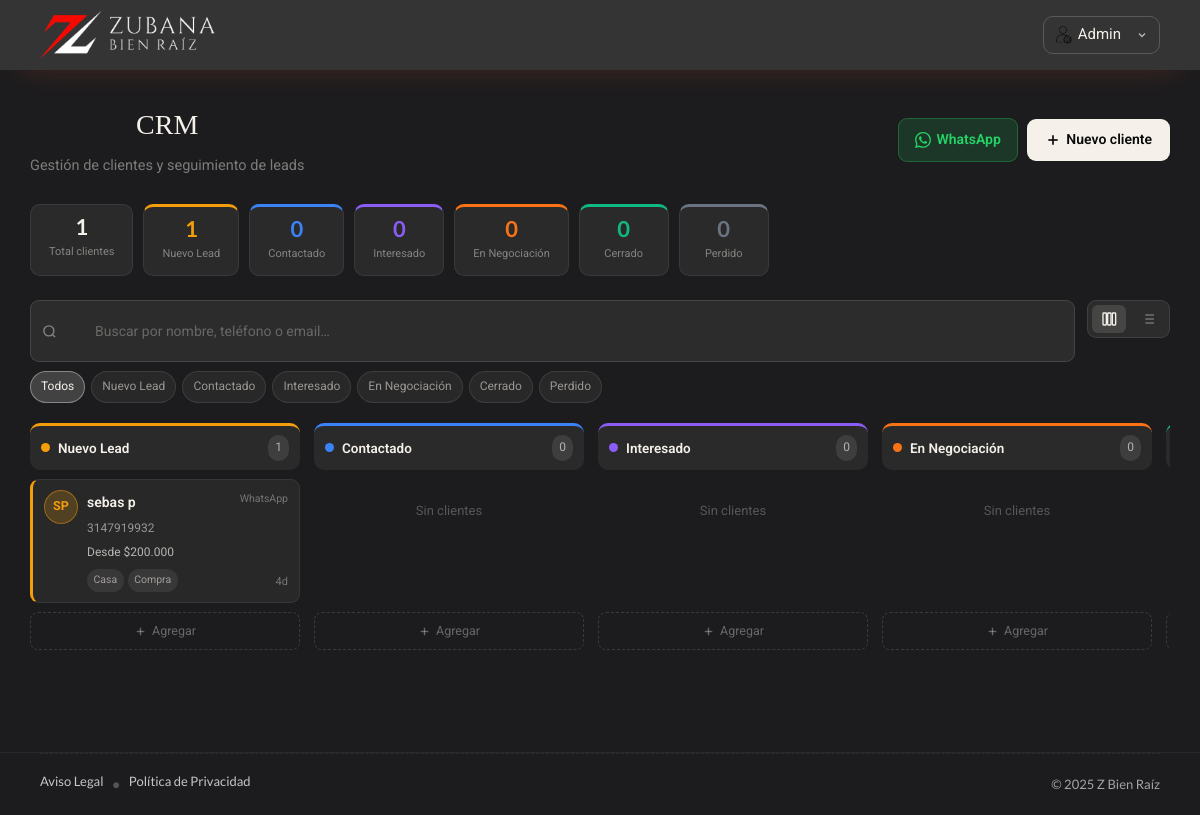
Page /crm (signed in) on the committed database.
### tables this page shows
CREATE TABLE `clientes` (
  `id` int unsigned NOT NULL AUTO_INCREMENT,
  `nombre` varchar(100) NOT NULL,
  `apellido` varchar(100) NOT NULL DEFAULT '',
  `telefono` varchar(25) NOT NULL DEFAULT '',
  `email` varchar(150) NOT NULL DEFAULT '',
  `ciudad` varchar(100) NOT NULL DEFAULT '',
  `presupuesto_min` bigint unsigned NOT NULL DEFAULT '0',
  `presupuesto_max` bigint unsigned NOT NULL DEFAULT '0',
  `tipo_busqueda` enum('Compra','Arriendo','Ambos') NOT NULL DEFAULT 'Compra',
  `tipo_propiedad` varchar(100) NOT NULL DEFAULT '',
  `fuente` enum('Web','WhatsApp','Instagram','Facebook','TikTok','Referido','Llamada','Otro') NOT NULL DEFAULT 'Otro',
  `estado` enum('nuevo','contactado','interesado','negociacion','cerrado','perdido') NOT NULL DEFAULT 'nuevo',
  `notas` text,
  `created_at` timestamp NOT NULL DEFAULT CURRENT_TIMESTAMP,
  `updated_at` timestamp NOT NULL DEFAULT CURRENT_TIMESTAMP ON UPDATE CURRENT_TIMESTAMP,
  PRIMARY KEY (`id`)
);

### controllers/CrmController.php (called while the page is built, shortened)
<?php
class CrmController {
    private static function getFlash(string $key): ?string {
        $msg = $_SESSION[$key] ?? null;
        return $msg;
    }
    public static function index(Router $router): void {
        $q      = trim($_GET['q']      ?? '');
        $estado = trim($_GET['estado'] ?? '');
        $vista  = in_array($_GET['vista'] ?? '', ['pipeline', 'lista']) ? $_GET['vista'] : 'pipeline';
        $clientes      = Cliente::buscar($q, $estado);
        $porEstado     = Cliente::porEstado();
        $conteo        = Cliente::contarPorEstado();
        $totalClientes = array_sum($conteo);
        $etapas        = Cliente::etapas();
        $router->render('crm/index', [
            'clientes'      => $clientes,
            'porEstado'     => $porEstado,
            'conteo'        => $conteo,
            'totalClientes' => $totalClientes,
            'etapas'        => $etapas,
            'q'             => $q,
            'estadoFiltro'  => $estado,
            'vista'         => $vista,
            'exito'         => self::getFlash('crm_exito'),
            'error'         => self::getFlash('crm_error'),
        ]);
    }
}

### public/index.php (called while the page is built, shortened)
<?php
$router = new Router();
$router->get('/', [PaginaController::class, 'index']);
$router->get('/propiedad', [PaginaController::class, 'propiedad']);
$router->get('/tipo-propiedad', [PropiedadController::class, 'tipoPropiedad']);
$router->get('/propiedades/crear-casa', [PropiedadController::class, 'crearCasa']);
$router->post('/propiedades/crear-casa', [PropiedadController::class, 'crearCasa']);
$router->get('/propiedades/actualizar-casa', [PropiedadController::class, 'actualizarCasa']);
$router->post('/propiedades/actualizar-casa', [PropiedadController::class, 'actualizarCasa']);
$router->get('/propiedades/crear-finca', [FincaController::class, 'crearFinca']);
$router->post('/propiedades/crear-finca', [FincaController::class, 'crearFinca']);
$router->get('/propiedades/actualizar-finca', [FincaController::class, 'actualizarFinca']);
$router->post('/propiedades/actualizar-finca', [FincaController::class, 'actualizarFinca']);
$router->get('/propiedades/crear-apartamento', [ApartamentoController::class, 'crearApartamento']);
$router->post('/propiedades/crear-apartamento', [ApartamentoController::class, 'crearApartamento']);
$router->get('/propiedades/actualizar-apartamento', [ApartamentoController::class, 'actualizarApartamento']);
$router->post('/propiedades/actualizar-apartamento', [ApartamentoController::class, 'actualizarApartamento']);
$router->get('/propiedades/crear-lote', [LotesController::class, 'crearLotes']);
$router->post('/propiedades/crear-lote', [LotesController::class, 'crearLotes']);
$router->get('/propiedades/actualizar-lote', [LotesController::class, 'actualizarLotes']);
$router->post('/propiedades/actualizar-lote', [LotesController::class, 'actualizarLotes']);
$router->get('/propiedades/crear-local', [LocalController::class, 'crearLocal']);
$router->post('/propiedades/crear-local', [LocalController::class, 'crearLocal']);
$router->get('/propiedades/actualizar-local', [LocalController::class, 'actualizarLocal']);
$router->post('/propiedades/actualizar-local', [LocalController::class, 'actualizarLocal']);
$router->get('/aviso-legal', [AvisoPoliticasController::class, 'avisoLegal'] );
$router->get('/politica-de-privacidad', [AvisoPoliticasController::class, 'politicasPrivacidad' ]);
$router->post('/propiedades/eliminar', [PropiedadController::class, 'eliminar']);
$router->get('/webhook/whatsapp',  [WhatsAppController::class, 'verificar']);
$router->post('/webhook/whatsapp', [WhatsAppController::class, 'recibir']);
$router->get('/crm/whatsapp',      [WhatsAppController::class, 'configuracion']);
$router->get('/crm',             [CrmController::class, 'index']);
$router->get('/crm/crear',       [CrmController::class, 'crear']);
$router->post('/crm/crear',      [CrmController::class, 'crear']);
$router->get('/crm/cliente',     [CrmController::class, 'detalle']);
$router->get('/crm/editar',      [CrmController::class, 'editar']);
$router->post('/crm/editar',     [CrmController::class, 'editar']);
$router->post('/crm/actividad',  [CrmController::class, 'actividad']);
$router->post('/crm/estado',     [CrmController::class, 'estado']);
$router->post('/crm/eliminar',   [CrmController::class, 'eliminar']);
$router->get('/configuraciones', [ConfiguracionesController::class, 'index']);
$router->post('/configuraciones/guardar', [ConfiguracionesController::class, 'guardar']);
$router->post('/configuraciones/reset', [ConfiguracionesController::class, 'resetear']);
$router->get('/login', [LoginController::class, 'login']);
$router->post('/login', [LoginController::class, 'login']);
$router->get('/logout', [LoginController::class, 'logout']);
$router->get('/api/buscar', [ApiBusquedaController::class, 'buscar']);
$router->comprobarRutas();
?>

### models/Cliente.php (called while the page is built, shortened)
<?php
class Cliente extends ActiveRecord {
    protected static $tabla     = 'clientes';
    public string  $nombre         = '';
    public string  $apellido       = '';
    public int     $presupuesto_min = 0;
    public int     $presupuesto_max = 0;
    public ?string $updated_at     = null;
    public static function etapas(): array {
        return [
            'nuevo'       => ['label' => 'Nuevo Lead',     'color' => '#F59E0B'],
            'contactado'  => ['label' => 'Contactado',     'color' => '#3B82F6'],
            'interesado'  => ['label' => 'Interesado',     'color' => '#8B5CF6'],
            'negociacion' => ['label' => 'En Negociación', 'color' => '#F97316'],
            'cerrado'     => ['label' => 'Cerrado',        'color' => '#10B981'],
            'perdido'     => ['label' => 'Perdido',        'color' => '#6B7280'],
        ];
    }
    public static function buscar(string $q = '', string $estado = ''): array {
        $sql = "SELECT * FROM " . static::$tabla . " WHERE 1=1";
        $sql .= " ORDER BY updated_at DESC";
        return self::consultarSQL($sql);
    }
    public static function porEstado(): array {
        $todos  = self::consultarSQL("SELECT * FROM " . static::$tabla . " ORDER BY updated_at DESC");
        $grupos = array_fill_keys(array_keys(self::etapas()), []);
        foreach ($todos as $c) {
            if (isset($grupos[$c->estado])) {
                $grupos[$c->estado][] = $c;
            }
        }
        return $grupos;
    }
    public static function contarPorEstado(): array {
        $r   = self::$db->query("SELECT estado, COUNT(*) AS total FROM " . static::$tabla . " GROUP BY estado");
        $res = [];
        while ($row = $r->fetch_assoc()) {
            $res[$row['estado']] = (int) $row['total'];
        }
        return $res;
    }
    public function nombreCompleto(): string {
        return trim($this->nombre . ' ' . $this->apellido);
    }
    public function iniciales(): string {
        return strtoupper(($this->nombre[0] ?? '?') . ($this->apellido[0] ?? ''));
    }
    public function presupuestoFormateado(): string {
        $min = (int) $this->presupuesto_min;
        $max = (int) $this->presupuesto_max;
        $fmt = fn(int $n) => '$' . number_format($n, 0, ',', '.');
        return $max ? 'Hasta ' . $fmt($max) : 'Desde ' . $fmt($min);
    }
    public function diasDesdeActualizacion(): int {
        return (int) round((time() - strtotime($this->updated_at)) / 86400);
    }
}

### models/ActiveRecord.php (called while the page is built, shortened)
<?php
class ActiveRecord {
    protected static $db;
    public static function setDB($database): void {
        self::$db = $database;
    }
    public static function consultarSQL(string $query): array {
        $resultado = self::$db->query($query);
        $array = [];
        while ($registro = $resultado->fetch_assoc()) {
            $array[] = static::crearObjeto($registro);
        }
        return $array;
    }
    protected static function crearObjeto(array $registro): static {
        $objeto = new static;
        foreach ($registro as $key => $value) {
            if (property_exists($objeto, $key)) {
                $objeto->$key = $value;
            }
        }
        return $objeto;
    }
}

### views/crm/index.php (the view, shortened to what this page needs)
<?php
$q            = $q           ?? '';
$estadoFiltro = $estadoFiltro ?? '';
$vista        = $vista        ?? 'pipeline';
$porEstado    = $porEstado    ?? [];
$conteo       = $conteo       ?? [];
$totalClientes= $totalClientes?? 0;
$etapas       = $etapas       ?? [];
?>
<main class="crm-page">
<div class="crm-wrap">
    <div class="crm-header">
        <div>
            <h1>CRM</h1>
            <p class="crm-subtitle">Gestión de clientes y seguimiento de leads</p>
        </div>
        <div class="crm-header-actions">
            <a href="/crm/whatsapp" class="crm-btn-wa" title="Integración WhatsApp">
                WhatsApp
            </a>
            <a href="/crm/crear" class="crm-btn-new">
                <svg width="16" height="16" viewBox="0 0 24 24" fill="none" stroke="currentColor" stroke-width="2.5"><line x1="12" y1="5" x2="12" y2="19"/><line x1="5" y1="12" x2="19" y2="12"/></svg>
                Nuevo cliente
            </a>
        </div>
    </div>
    <div class="crm-stats">
        <div class="crm-stat">
            <span class="crm-stat__num"><?= $totalClientes ?></span>
            <span class="crm-stat__lbl">Total clientes</span>
        </div>
        <?php foreach ($etapas as $k => $e): ?>
        <div class="crm-stat crm-stat--stage" style="--stage-color:<?= $e['color'] ?>">
            <span class="crm-stat__num"><?= $conteo[$k] ?? 0 ?></span>
            <span class="crm-stat__lbl"><?= $e['label'] ?></span>
        </div>
        <?php endforeach; ?>
    </div>
    <div class="crm-toolbar">
        <form method="GET" action="/crm" class="crm-search-form">
            <div class="crm-search-wrap">
                <svg class="crm-search-ico" width="15" height="15" viewBox="0 0 24 24" fill="none" stroke="currentColor" stroke-width="2.2"><circle cx="11" cy="11" r="8"/><path d="M21 21l-4.35-4.35"/></svg>
                <input type="text" name="q" placeholder="Buscar por nombre, teléfono o email…"
                       value="<?= htmlspecialchars($q, ENT_QUOTES) ?>" class="crm-search-input" autocomplete="off">
            </div>
            <div class="crm-stage-filters">
                <a href="/crm?q=<?= urlencode($q) ?>&vista=<?= $vista ?>"
                   class="crm-stage-filter <?= $estadoFiltro === '' ? 'active' : '' ?>">Todos</a>
                <?php foreach ($etapas as $k => $e): ?>
                <a href="/crm?q=<?= urlencode($q) ?>&estado=<?= $k ?>&vista=<?= $vista ?>"
                   class="crm-stage-filter <?= $estadoFiltro === $k ? 'active' : '' ?>"
                   style="--stage-color:<?= $e['color'] ?>">
                    <?= $e['label'] ?>
                </a>
                <?php endforeach; ?>
            </div>
        </form>
        <div class="crm-view-toggle">
            <a href="?q=<?= urlencode($q) ?>&estado=<?= urlencode($estadoFiltro) ?>&vista=pipeline"
               class="crm-view-btn <?= $vista === 'pipeline' ? 'active' : '' ?>" title="Pipeline">
                <svg width="16" height="16" viewBox="0 0 24 24" fill="none" stroke="currentColor" stroke-width="2"><rect x="3" y="3" width="5" height="18" rx="1"/><rect x="10" y="3" width="5" height="18" rx="1"/><rect x="17" y="3" width="5" height="18" rx="1"/></svg>
            </a>
            <a href="?q=<?= urlencode($q) ?>&estado=<?= urlencode($estadoFiltro) ?>&vista=lista"
               class="crm-view-btn <?= $vista === 'lista' ? 'active' : '' ?>" title="Lista">
            </a>
        </div>
    </div>
    <?php if ($vista === 'pipeline'): ?>
    <div class="crm-pipeline">
        <?php foreach ($etapas as $key => $etapa):
            $cards = $estadoFiltro === '' ? ($porEstado[$key] ?? []) : ($key === $estadoFiltro ? ($porEstado[$key] ?? []) : []);
        ?>
        <div class="crm-col">
            <div class="crm-col-head" style="--stage-color:<?= $etapa['color'] ?>">
                <span class="crm-col-head__dot"></span>
                <span class="crm-col-head__name"><?= $etapa['label'] ?></span>
                <span class="crm-col-head__count"><?= count($cards) ?></span>
            </div>
            <div class="crm-col-body">
                <?php if (empty($cards)): ?>
                <p class="crm-col-empty">Sin clientes</p>
                <?php else: foreach ($cards as $c): ?>
                <a href="/crm/cliente?id=<?= $c->id ?>" class="crm-card" style="--stage-color:<?= $etapa['color'] ?>">
                    <div class="crm-card__avatar"><?= htmlspecialchars($c->iniciales(), ENT_QUOTES) ?></div>
                    <div class="crm-card__body">
                        <span class="crm-card__name"><?= htmlspecialchars($c->nombreCompleto(), ENT_QUOTES) ?></span>
                        <?php if ($c->telefono): ?>
                        <span class="crm-card__phone"><?= htmlspecialchars($c->telefono, ENT_QUOTES) ?></span>
                        <?php endif; ?>
                        <span class="crm-card__budget"><?= $c->presupuestoFormateado() ?></span>
                        <div class="crm-card__meta">
                            <?php if ($c->tipo_propiedad): ?>
                            <span class="crm-card__tag"><?= htmlspecialchars($c->tipo_propiedad, ENT_QUOTES) ?></span>
                            <?php endif; ?>
                            <span class="crm-card__tag"><?= htmlspecialchars($c->tipo_busqueda, ENT_QUOTES) ?></span>
                        </div>
                    </div>
                    <div class="crm-card__side">
                        <span class="crm-card__source"><?= htmlspecialchars($c->fuente, ENT_QUOTES) ?></span>
                        <?php $dias = $c->diasDesdeActualizacion(); ?>
                        <span class="crm-card__age <?= $dias > 7 ? 'crm-card__age--warn' : '' ?>">
                            <?= $dias === 0 ? 'Hoy' : "{$dias}d" ?>
                        </span>
                    </div>
                </a>
                <?php endforeach; endif; ?>
            </div>
            <a href="/crm/crear?estado=<?= $key ?>" class="crm-col-add">
                <svg width="13" height="13" viewBox="0 0 24 24" fill="none" stroke="currentColor" stroke-width="2.5"><line x1="12" y1="5" x2="12" y2="19"/><line x1="5" y1="12" x2="19" y2="12"/></svg>
                Agregar
            </a>
        </div>
        <?php endforeach; ?>
    </div>
    <?php endif; ?>
</div>
</main>

### rows in the picture
clientes: $c->iniciales() "SP", $c->nombreCompleto() "sebas p", telefono "3147919932", $c->presupuestoFormateado() "Desde $200.000", tipo_propiedad "Casa", tipo_busqueda "Compra", fuente "WhatsApp", updated_at "4"

### other values in the picture
$totalClientes "1"
$conteo[$k] "1"
$e['label'] "Nuevo Lead"
$conteo[$k] "0"
$e['label'] "Contactado"
$e['label'] "Interesado"
$e['label'] "En Negociación"
$e['label'] "Cerrado"
$e['label'] "Perdido"
$etapa['label'] "Nuevo Lead"
count($cards) "1"
$etapa['label'] "Contactado"
count($cards) "0"
$etapa['label'] "Interesado"
$etapa['label'] "En Negociación"
